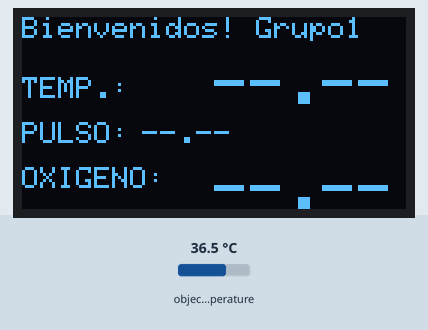
Bench run of a sketch on a simulated ESP8266 (NodeMCU). Parts: 128×64 one-colour display. The inputs (shaded band) are chosen by the test bench; at power-on: object temperature 36.5 °C. WiFi joins after 1.5 s; servers stay silent unless stated; the display library's start-up logo is not drawn; uploads are accepted with an empty reply; random numbers use the default seed unless the sketch sets one; what the sketch prints to the serial monitor is not drawn.

Above: at 2.6 s.
At 6.7 s:
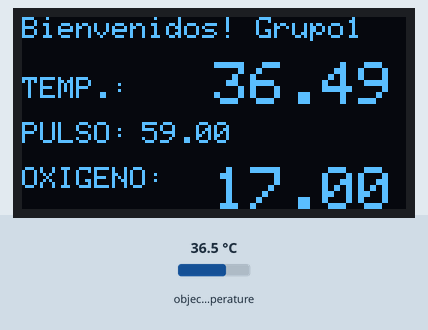
6.8 s: object temperature set to 20 °C
At 14.3 s:
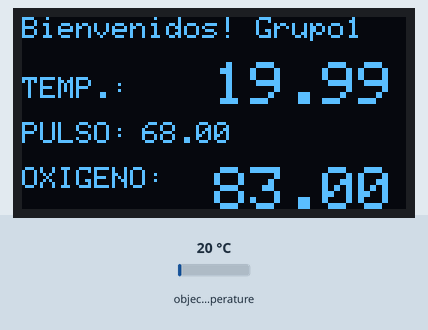
14.6 s: object temperature set to 26 °C
At 20.9 s:
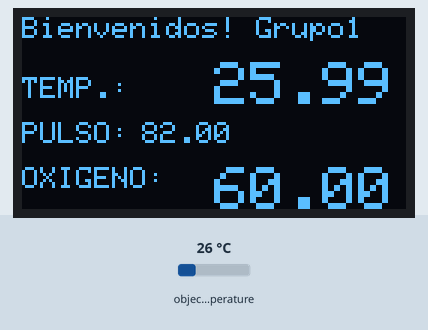
22.0 s: object temperature set to 32 °C
At 28.6 s:
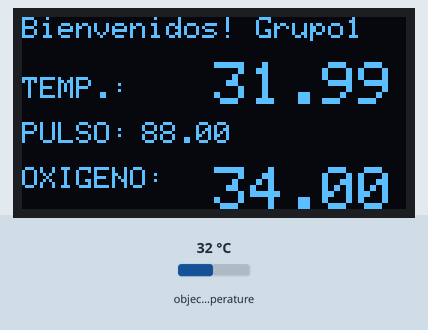
Timing chart, 0 to 30.1 s (numbered marks = the images above; inputs shaded):
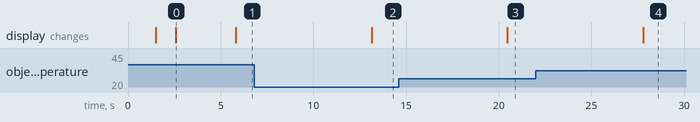

The sketch:

tempOledHttp.ino
```cpp
#include <SPI.h>
#include <Wire.h>
#include <ESP8266WiFi.h>

//------------Mlx90614------------
#include <Adafruit_MLX90614.h>
//------------Oled------------
#include <Adafruit_GFX.h>
#include <Adafruit_SSD1306.h>

//------------Oled------------
#define SCREEN_WIDTH 128 // OLED display width, in pixels
#define SCREEN_HEIGHT 64 // OLED display height, in pixels

//------------Mlx90614------------
// Declaration for an SSD1306 display connected to I2C (SDA, SCL pins)
#define OLED_RESET     -1 // Reset pin # (or -1 if sharing Arduino reset pin)
Adafruit_SSD1306 display(SCREEN_WIDTH, SCREEN_HEIGHT, &Wire, OLED_RESET);

//------------Mlx90614------------
Adafruit_MLX90614 mlx = Adafruit_MLX90614();

const char* ssid = "ManuMaxi";
const char* password = "vvv4528%%$";
const char* host = "192.168.18.9";

String device = "tarjeta1";
float oxi = 0.0;
float pulso = 0.0;
float temp = 0.0;
int codigo = 0;

void setup() {
  Serial.begin(115200);
  Serial.println();

  Serial.printf("Conectando a %s ", ssid);
  WiFi.begin(ssid, password);
  while (WiFi.status() != WL_CONNECTED)
  {
    delay(500);
    Serial.print(".");
  }
  Serial.println(" conectado");
  //------------Mlx90614------------
  mlx.begin();
  //------------Oled------------
  // SSD1306_SWITCHCAPVCC = generate display voltage from 3.3V internally
  if(!display.begin(SSD1306_SWITCHCAPVCC, 0x3C)) {
    Serial.println(F("SSD1306 allocation failed"));
    for(;;); // Don't proceed, loop forever
  }
  display.display();
  delay(1000);
  incioValores();
  delay(1000);
  //----------------------------

}

void loop() {
  WiFiClient client;

  Serial.printf("\n[Conectando a %s ... ", host);
  if (client.connect(host, 80))
  {
    Serial.println("conectado]");

    oxi = random(10,90);
    pulso = random(10,90);
    temp = leerTemp();
    actualizarValores(temp,pulso,oxi);
    String getData="dispositivo="+device+"&oxigeno="+String(oxi)+"&pulso="+String(pulso)+"&temperatura="+String(temp);

    String url = "/grupo1/carga.php?"+getData;

    Serial.println("[Enviando un request]");
    //Serial.println(url);
    client.print(String("GET ") + url + " HTTP/1.1\r\n" + "Host: " + host + "\r\n" + "Connection: close\r\n\r\n");

    Serial.println("[Response:]");
    while (client.connected() || client.available())
    {
      if (client.available())
      {
        String respuesta = client.readStringUntil('\n');
        Serial.println(respuesta);
        int ini = respuesta.indexOf(":");
        int fin = respuesta.indexOf("}",ini);
        codigo = respuesta.substring(ini+1,fin).toInt();
        Serial.println(codigo);
      }
    }
    client.stop();
    Serial.println("\n[Desconectado]");
  }
  else
  {
    Serial.println("Falla de conección!]");
    client.stop();
  }
  delay(5000);

}

float leerTemp(){
  //mlx.readAmbientTempC() Ambiente
  float temp = mlx.readObjectTempC();
  Serial.print(temp);
  return temp;
}

void actualizarValores(float temp,float pulso, float oxi) {
  display.clearDisplay();
  display.setTextSize(1);             // Normal 1:1 pixel scale
  display.setTextColor(WHITE);        // Draw white text
  display.setCursor(0,0);             // Start at top-left corner
  display.println(F("Bienvenidos! Grupo1"));
  display.setCursor(0,20);
  display.println(F("TEMP.:"));
  display.setTextSize(2);
  display.setCursor(64,15);
  display.println(temp);
  display.setTextSize(1);
  display.setCursor(0,35);
  display.println(F("PULSO:"));
  display.setCursor(40,35);
  display.println(pulso);
  display.setCursor(0,50);
  display.println(F("OXIGENO:"));
  display.setTextSize(2);
  display.setCursor(64,50);
  display.println(oxi);
  display.display();
  delay(2000);
}
void incioValores() {
  display.clearDisplay();
  display.setTextSize(1);             // Normal 1:1 pixel scale
  display.setTextColor(WHITE);        // Draw white text
  display.setCursor(0,0);             // Start at top-left corner
  display.println(F("Bienvenidos! Grupo1"));
  display.setCursor(0,20);
  display.println(F("TEMP.:"));
  display.setTextSize(2);
  display.setCursor(64,15);
  display.println(F("--.--"));
  display.setTextSize(1);
  display.setCursor(0,35);
  display.println(F("PULSO:"));
  display.setCursor(40,35);
  display.println(F("--.--"));
  display.setCursor(0,50);
  display.println(F("OXIGENO:"));
  display.setTextSize(2);
  display.setCursor(64,50);
  display.println(F("--.--"));
  display.display();
  delay(2000);
}
```

Measured:
- what the display in image 0 shows lasts 3.2 s, from 2.6 s to 5.8 s
